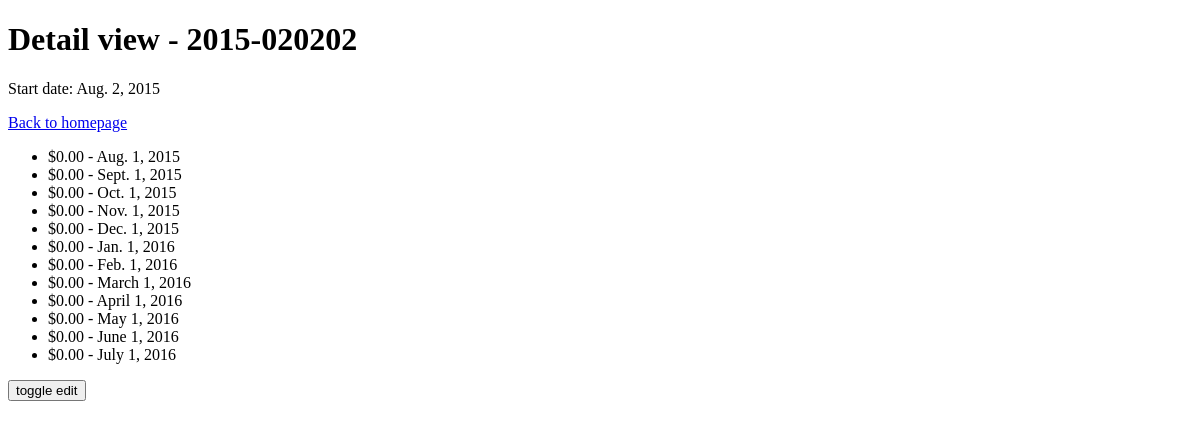
/labs/projects/10/ (signed in), run on an earlier commit of the app's database.
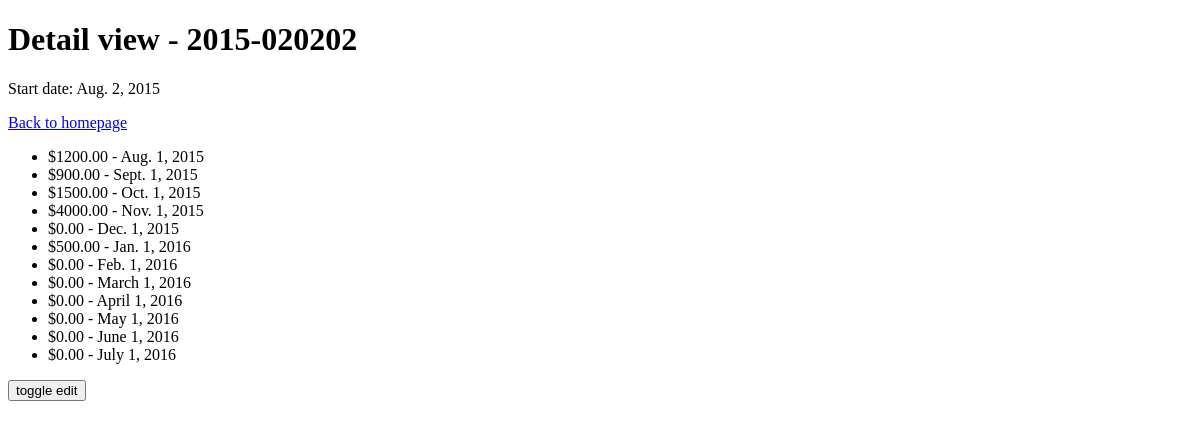
And on a later commit of the database.
### labs/models.py (models this page shows)
class Project(models.Model):
	laboratory = models.ForeignKey(Laboratory)
	responsible = models.ForeignKey(Responsible)
	tag = models.CharField(max_length=30)
	start_date = models.DateField()

class Budget(models.Model):
	project = models.ForeignKey(Project)
	in_date = models.DateField()
	value = models.DecimalField(max_digits=12, decimal_places=2)

### labs/views.py (the view)
# urls.py: url(r'^projects/(?P<pk>[0-9]+)/$', views.project_detail, name='project_detail'),
@login_required(login_url='/labs/login/') # FIXME put the login_url in settings
def project_detail(request, pk):
	project = get_object_or_404(Project, pk=pk)
	return render(request, 'labs/project_detail.html',
				 { 'project' : project,
				 'budget' : project.budget_set.all(),}
				 )

### labs/templates/labs/project_detail.html (shortened to what this page needs)
<!doctype html>
<html>
	<head>
		<link rel="stylesheet"
			  href="//code.jquery.com/ui/1.11.4/themes/smoothness/jquery-ui.css">
	</head>
	<body>
		<h1>Detail view - {{ project.tag }}</h1>
		<p>Start date: {{ project.start_date }}</p>
		<a href="{% url 'labs:index' %}">Back to homepage</a>
		{% if budget %}
			<div id="show-view">
				<ul>
					{% for b in budget %}
						<li>${{ b.value }} - {{ b.in_date }}</li>
					{% endfor %}
				</ul>
			</div>
			<input type="button" onclick="javascript:toggle_edit()" value="toggle edit" />
		{% else %}
			<p>No budget available yet!</p>
		{% endif%}
	</body>
</html>

What changed in the data, as far as the page shows it:
changed Budget "Aug. 1, 2015": value "0.00" → "1200.00"
changed Budget "Sept. 1, 2015": value "0.00" → "900.00"
changed Budget "Oct. 1, 2015": value "0.00" → "1500.00"
changed Budget "Nov. 1, 2015": value "0.00" → "4000.00"
changed Budget "Jan. 1, 2016": value "0.00" → "500.00"
